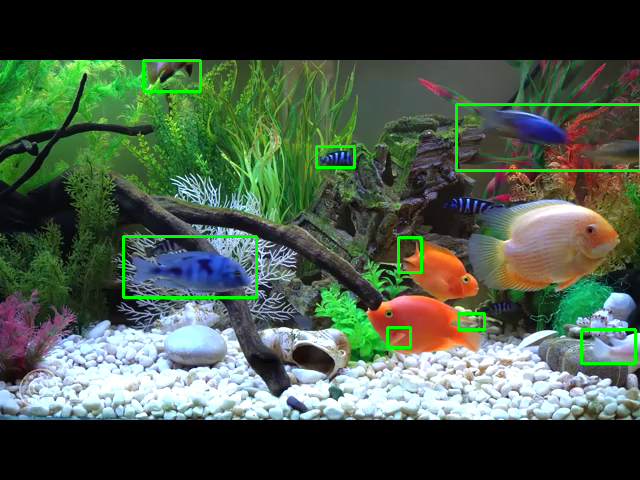
#> input picture files/finish.png, 640 x 480 px, given in place of the camera
$ python seq_move_detection.py files/finish.png
#> lines starting #> are read from the running program, lines starting #| are printed output that depends on the picture
### utils.py
import sys, getopt
import os.path

class Utils:

    # [18 lines left out: functions check_mpi_size, check_file, not called in this run]


    def check_args(argv):
        fileName = ''
        isCam = False
        fps = 50
        area = 300

        try:
            opts, args = getopt.getopt(argv, "h", ["fn=", "cam", "fps=", "area="])
        except getopt.GetoptError:
            print("mpiexec -n PROCESSES python move detect.py [--fn FILENAME] [--fps FRAMES PER SECOND] [--area MIN AREA]")
            sys.exit(2)
        for opt, arg in opts:
            if opt == '-h':
                print("mpiexec -n PROCESSES python move detect.py [--fn FILENAME] [--fps FRAMES PER SECOND] [--area MIN AREA]")
                sys.exit()
            elif opt == "--fn":
                fileName = arg
            elif opt == "--fps":
                fps = int(arg)
            elif opt == "--area":
                area = int(arg)
#> in capture_cam, frame is the input picture: shape (480, 640, 3); mean B, G, R 70.8, 88.2, 71.4

        if (len(fileName) == 0):
            isCam = True

        return fileName, isCam, fps, area

    def wait_info():
        print("Initializing. Wait...")

    def exit_info():
        print("Program exited")

    def info():
        print("Usage: move_detection.py ")

### seq_move_detection.py
import math
from multiprocessing.connection import wait
from time import time
import cv2
import numpy as np
from PIL import ImageGrab
import sys, getopt

from utils import Utils

def prepare_frame(frame):
    new_frame = cv2.cvtColor(frame, cv2.COLOR_RGB2GRAY)
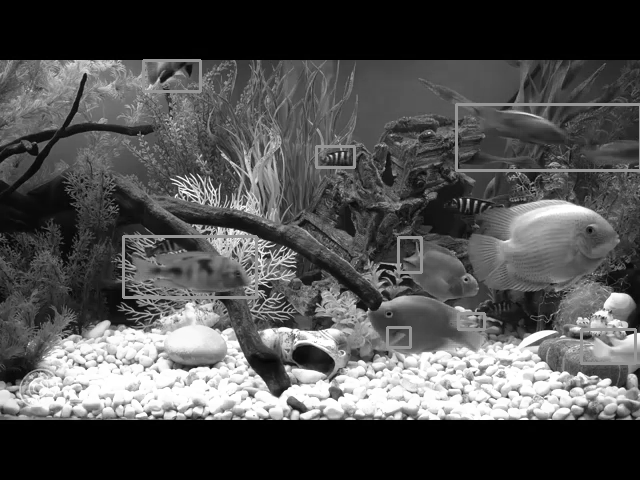
#> new_frame: shape (480, 640); min 0, max 255, mean 81.1
    new_frame = cv2.GaussianBlur(src=new_frame, ksize=(5,5), sigmaX=0)
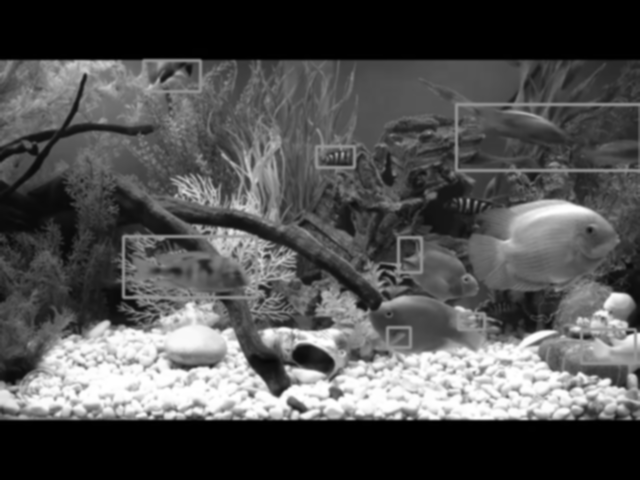
#> new_frame: shape (480, 640); min 0, max 255, mean 81.1
    return new_frame

def detect_motion(frame_pack, min_area):
    prev_f = frame_pack[0]
    f = frame_pack[1]

    prep_f = prepare_frame(f)

    diff_frame = cv2.absdiff(src1=prev_f, src2=prep_f)

    kernel = np.ones((11,11))
    diff_frame = cv2.dilate(diff_frame, kernel, 1)

    thresh_frame = cv2.threshold(src=diff_frame, thresh=25, maxval=255, type=cv2.THRESH_BINARY)[1]


    contours, _ = cv2.findContours(image=thresh_frame, mode=cv2.RETR_EXTERNAL, method=cv2.CHAIN_APPROX_SIMPLE)
    for contour in contours:
        if cv2.contourArea(contour) < min_area:
            continue
        (x, y, w, h) = cv2.boundingRect(contour)
        cv2.rectangle(img=f, pt1=(x, y), pt2=(x + w, y + h), color=(0, 255, 0), thickness=2)

    return prep_f, f


def capture_cam(cap, basic_fps, fps, min_area):
    frame_count = 0
    previous_frame = None

    fps2ms = int(1000/fps)

    last_time = time()

    while cap.isOpened():
        ret, frame = cap.read()
        if not ret:
            print("No frames left")
            break

        frame_count += 1

        if(frame_count % math.ceil(basic_fps/fps) != 0):
            last_time = time()
            continue

        if(previous_frame is None):
            previous_frame = prepare_frame(frame)
            continue

        previous_frame, detect_frame = detect_motion([previous_frame, frame], min_area)

        cv2.imshow('frame', detect_frame)

        now = time()
        calc_time = now - last_time
        print(calc_time)

        if cv2.waitKey(fps2ms) == ord('q'):
            break

        last_time = time()


def main(argv):

    Utils.wait_info()

    fileName, isCam, fps, min_area = Utils.check_args(argv)

    basic_fps = 0

    if fileName != '':
        cap = cv2.VideoCapture(fileName, cv2.CAP_ANY)
        basic_fps = cap.get(cv2.CAP_PROP_FPS)
        if(not fps):
            fps = basic_fps
    elif isCam:
        cap = cv2.VideoCapture(0, cv2.CAP_DSHOW)
        basic_fps = 25
        if(not fps or (fps and fps > 25)):
            fps = basic_fps
    else:
        print("no video source")
        sys.exit()

    cv2.namedWindow("frame", cv2.WINDOW_NORMAL)
    cv2.resizeWindow("frame", 1280, 720)

    capture_cam(cap, basic_fps, fps, min_area)

    cap.release()

    Utils.exit_info()
    cv2.destroyAllWindows()

if __name__ == "__main__":
   main(sys.argv[1:])
